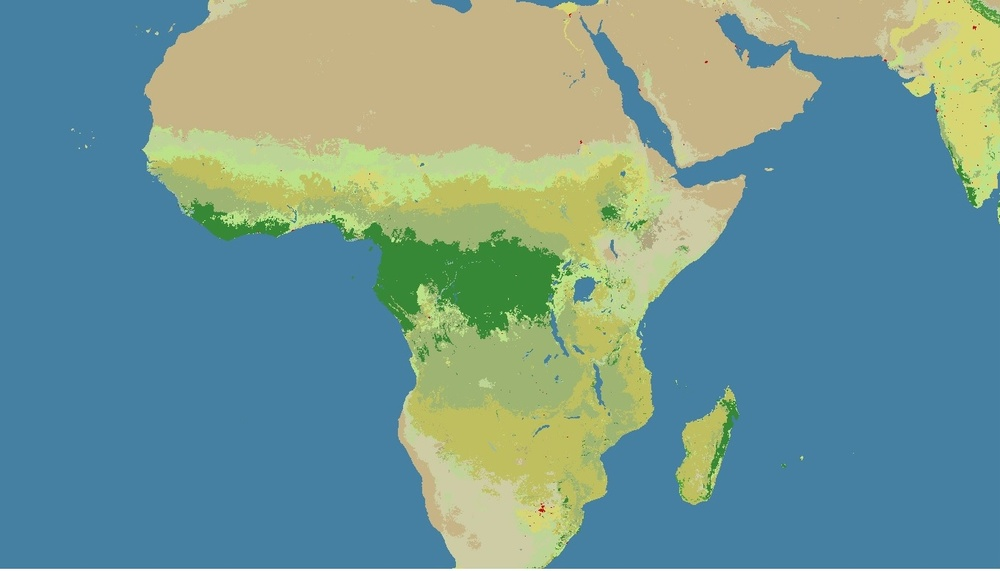
#> input picture Mision1-Control-de-Trayectoria/cva-others/imagen2.jpg, 1000 x 571 px, shrunk from 1362 x 778 before the run
$ python testCanny.py
#> lines starting #> are read from the running program, lines starting #| are printed output that depends on the picture
import cv2
import numpy as np

# Leer la imagen
image = cv2.imread('imagen2.jpg')
#> image is the input picture: shape (571, 1000, 3); mean B, G, R 146.3, 152.2, 115.6

# Convertir la imagen a escala de grises
gray = cv2.cvtColor(image, cv2.COLOR_BGR2GRAY)
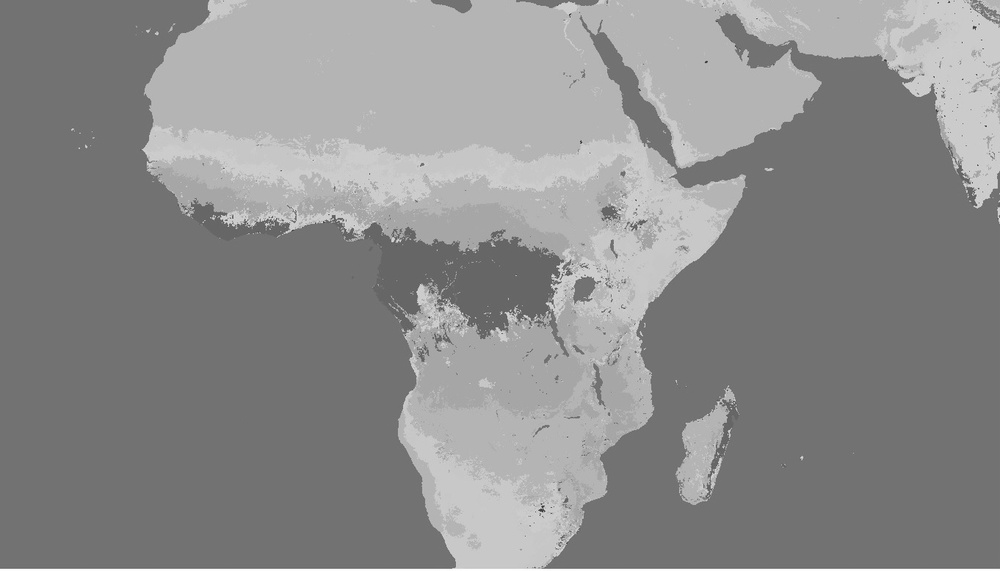
#> gray: shape (571, 1000); min 47, max 254, mean 140.5

# Aplicar un suavizado Gaussiano
gray_blurred = cv2.GaussianBlur(gray, (5, 5), 1.5)

# Aplicar la detección de bordes de Canny con diferentes tamaños de kernel
edges_3 = cv2.Canny(gray_blurred, 50, 150, apertureSize=3)
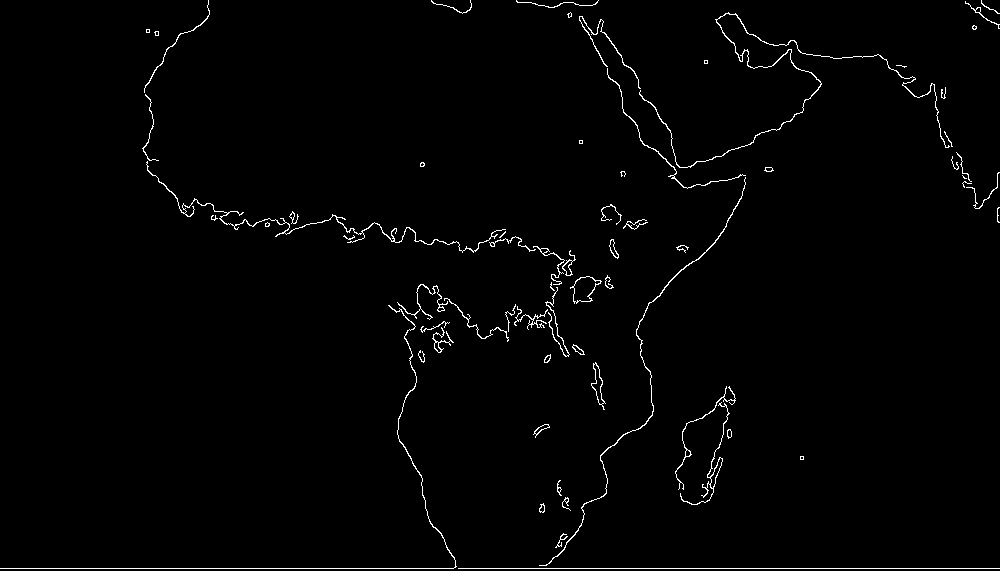
#> edges_3: shape (571, 1000); 1.3% white in thin lines or dots
edges_5 = cv2.Canny(gray_blurred, 50, 150, apertureSize=5)
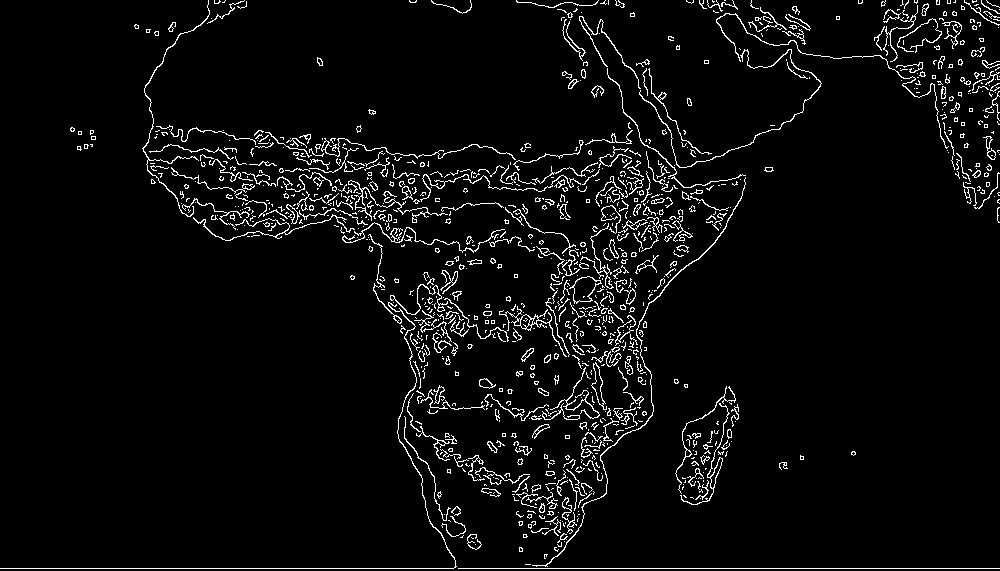
#> edges_5: shape (571, 1000); 4.5% white in thin lines or dots
edges_7 = cv2.Canny(gray_blurred, 50, 150, apertureSize=7)
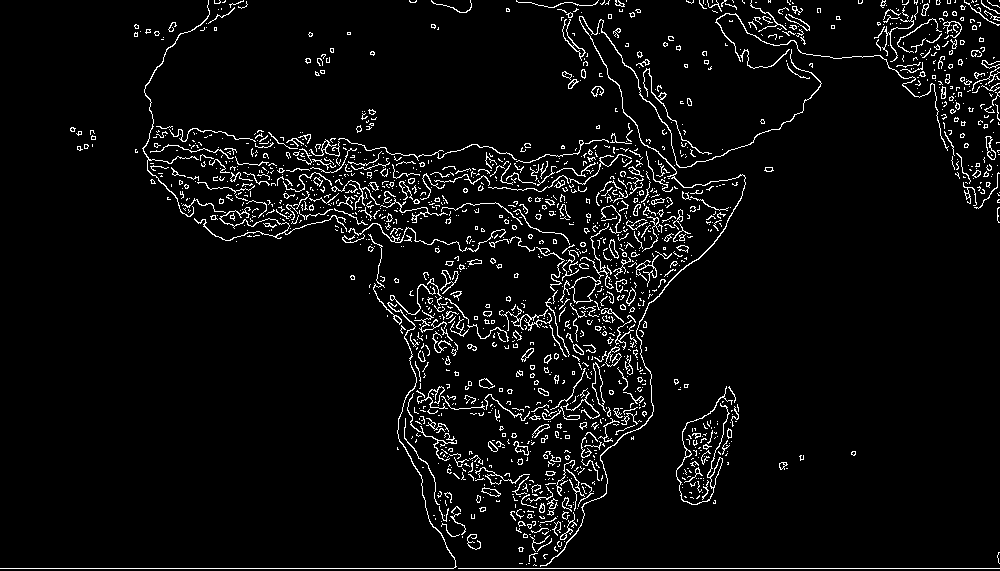
#> edges_7: shape (571, 1000); 4.9% white in thin lines or dots

# Mostrar la imagen original y las imágenes con los bordes detectados
cv2.imshow('Original', image)
cv2.imshow('Bordes (apertureSize=3)', edges_3)
cv2.imshow('Bordes (apertureSize=5)', edges_5)
cv2.imshow('Bordes (apertureSize=7)', edges_7)

cv2.waitKey(0)
cv2.destroyAllWindows()

$ run again, with Mision1-Control-de-Trayectoria/cva-others/imagen3.jpg copied over Mision1-Control-de-Trayectoria/cva-others/imagen2.jpg
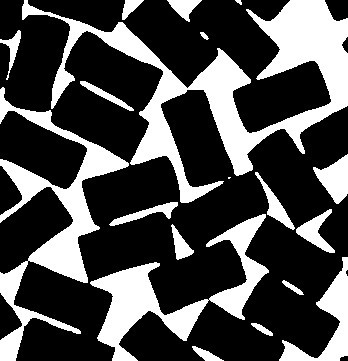
#> input picture Mision1-Control-de-Trayectoria/cva-others/imagen3.jpg, 348 x 361 px
#> image is the input picture: shape (361, 348, 3); min 0, max 255, mean 75.9
#> `edges_3 = cv2.Canny(gray_blurred, 50, 150, apertureSize=3)`:
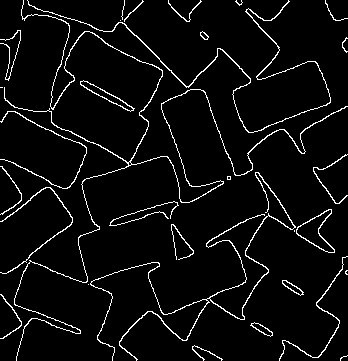
#> edges_3: shape (361, 348); 4.9% white in thin lines or dots
#> edges_5: shape (361, 348); 5% white in thin lines or dots
#> `edges_7 = cv2.Canny(gray_blurred, 50, 150, apertureSize=7)`:
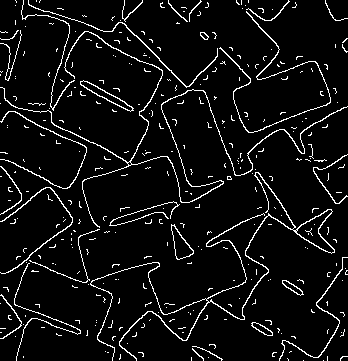
#> edges_7: shape (361, 348); 6.2% white in thin lines or dots
